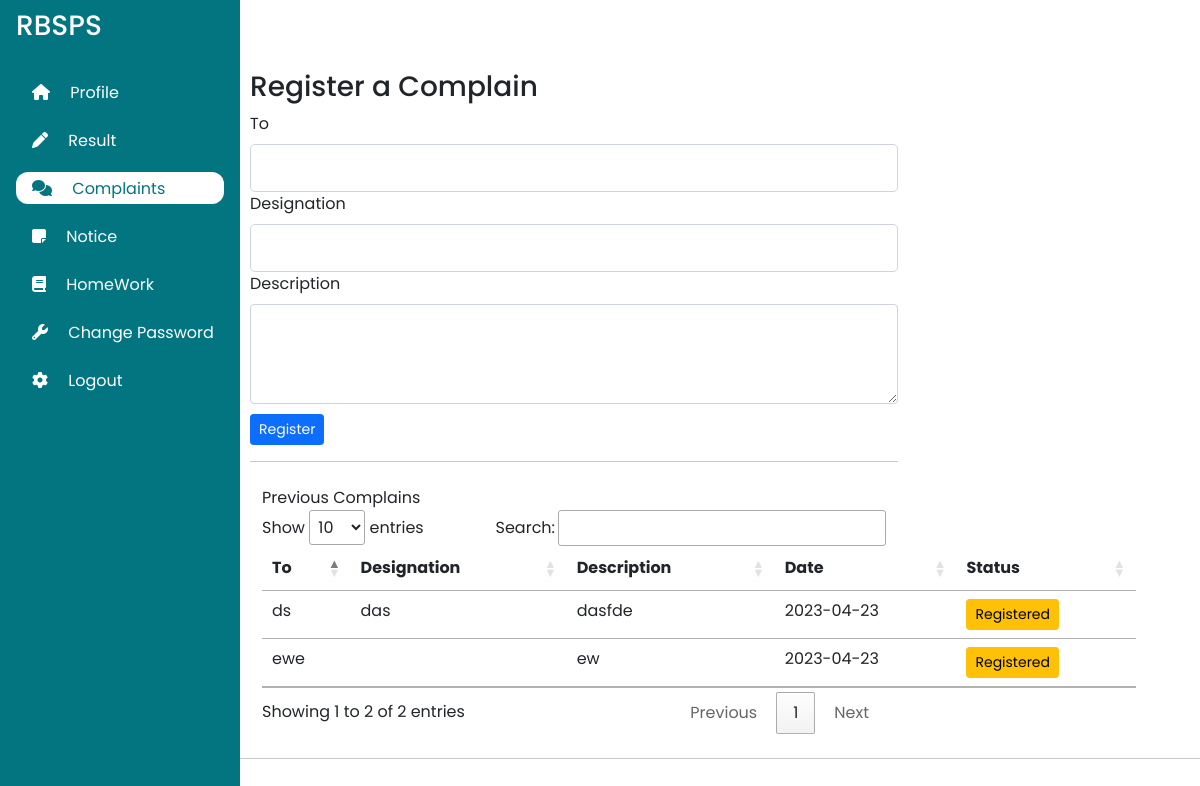
The page /students/flagComplain.php on the database its author committed.
### tables this page shows
CREATE TABLE `complain` (
  `id` int(11) NOT NULL,
  `toWho` varchar(110) NOT NULL,
  `byWho` varchar(110) NOT NULL,
  `description` text NOT NULL,
  `des` varchar(100) NOT NULL,
  `whenDid` date NOT NULL DEFAULT current_timestamp()
);

### students/flagComplain.php (the view, shortened to what this page needs)
<?php
require '../connection.php';
    ?>
<!DOCTYPE html>
<html lang="en">
<head>
    <link rel="stylesheet" href="//cdn.datatables.net/1.11.5/css/jquery.dataTables.min.css">
    <link rel="stylesheet" href="//cdn.datatables.net/1.12.1/css/jquery.dataTables.min.css">
    <link href="https://cdn.jsdelivr.net/npm/bootstrap@5.1.3/dist/css/bootstrap.min.css" rel="stylesheet"
>
    <link rel="stylesheet" href="style.css">
</head>
<body>
    <div class="sidebar">
        <div class="sidebar-header">
            <h3 class="brand">
                <span>RBSPS</span>
            </h3>
        </div>
        <div class="sidebar-menu">
            <ul>
                <li>
                    <a href="index.php">
                        <i class="fa-sharp fa-solid fa-house"></i>
                        <span>Profile</span>
                    </a>
                </li>
                <li>
                    <a href="viewResult.php">
                        <i class="fa-solid fa-pen"></i>
                        <span>Result</span>
                    </a>
                </li>
                <li class="active">
                    <a href="#">
                        <i class="fa-solid fa-comments"></i>
                        <span>Complaints</span>
                    </a>
                </li>
                <li>
                    <a href="viewNotice.php">
                        <i class="fa fa-sticky-note"></i>
                        <span>Notice</span>
                    </a>
                </li>
                <li>
                    <a href="homework.php">
                        <i class="fa fa-book"></i>
                        <span>HomeWork</span>
                    </a>
                </li>
                <li>
                    <a href="changePassword.php">
                        <i class="fa-solid fa-wrench"></i>
                        <span>Change Password</span>
                    </a>
                </li>
                <li>
                    <a href="logout.php">
                        <i class="fa-solid fa-gear"></i>
                        <span>Logout</span>
                    </a>
                </li>
            </ul>
        </div>
    </div>
    <div class="table-con" style="width: 54%; margin-left:250px; padding-top: 70px;">
        <h3>Register a Complain</h3>
        <form action="flagComplain.php" method="post">
            <div class="form-outline">
                <label class="form-label" for="to">To</label>
                <input type="text" id="to" name="toWho" class="form-control form-control-lg" />
            </div>
            <div class="form-outline">
                <label class="form-label" for="designation">Designation</label>
                <input type="text" id="designation" name="des" class="form-control form-control-lg" />
            </div>
            <div style="margin-bottom:10px">
                <label class="form-label" for="desc">Description</label>
                <textarea class="form-control" name="description" placeholder="" id="desc" style="height:100px;"></textarea>
            </div>
            <button class='btn btn-sm btn-primary'>Register</button>
        </form>
        <hr>
        <div class="container my-4">
            <caption>Previous Complains</caption>
            <table class="table table-hover caption-top" id="myTable" style="width:140%">
                <thead>
                    <tr>
                        <th scope="col">To</th>
                        <th scope="col">Designation</th>
                        <th scope="col">Description</th>
                        <th scope="col">Date</th>
                        <th scope="col">Status</th>
                    </tr>
                </thead>
                <tbody>
                <?php
                    $sql = "SELECT * FROM `complain`";
                    $result = mysqli_query($conn, $sql);
                    while ($row = mysqli_fetch_assoc($result)) {
                        echo "
                        <tr>
                            <td scope='row'>" . $row['toWho'] . "</td>
                            <td scope='row'>" . $row['des'] . "</td>
                            <td scope='row'>" . $row['description'] . "</td>
                            <td scope='row'>" . $row['whenDid'] . "</td>
                            <td scope='row'>
                             <button type='button' class='btn btn-sm btn-warning'>Registered</button>
                            </td>
                        </tr>";
                    }
                    ?>
                </tbody>
            </table>
        </div>
    </div>
    <hr>
</body>
</html>

### students/style.css (style rules this page uses)
:root { --main-color: #027581; --color-dark: #1d2231; --text-grey: #8390A2; }
* { font-family: 'Poppins',sans-serif; margin: 0; padding: 0; text-decoration: none; list-style-type: none; box-sizing: border-box; }
.sidebar { height: 100%; width: 240px; position: fixed; left:0; top: 0; z-index: 100; background: var(--main-color ); color:#fff; overflow-y: auto; transition: width 500ms; }
.sidebar-header { display: flex; justify-content: space-between; align-items: center; height: 60px; padding: 0rem 1rem; }
.sidebar-menu { padding: 1rem; }
.sidebar li { margin-bottom: 1rem; }
.sidebar a { color: #fff; font-size: 1rem; text-decoration: none; }
.active { background-color:#fff; border-radius: 12px; }
.active a { color:#027581; }
.sidebar a i:first-child { padding: 0.5rem 1rem; }

### students/flagComplain.php (style rules this page uses)
.sidebar ul { padding-left: 0; }
.sidebar a { text-decoration: none; }

### rows shown on the page
complain: toWho "ewe", description "ew", whenDid "2023-04-23"
complain: toWho "ds", des "das", description "dasfde", whenDid "2023-04-23"
